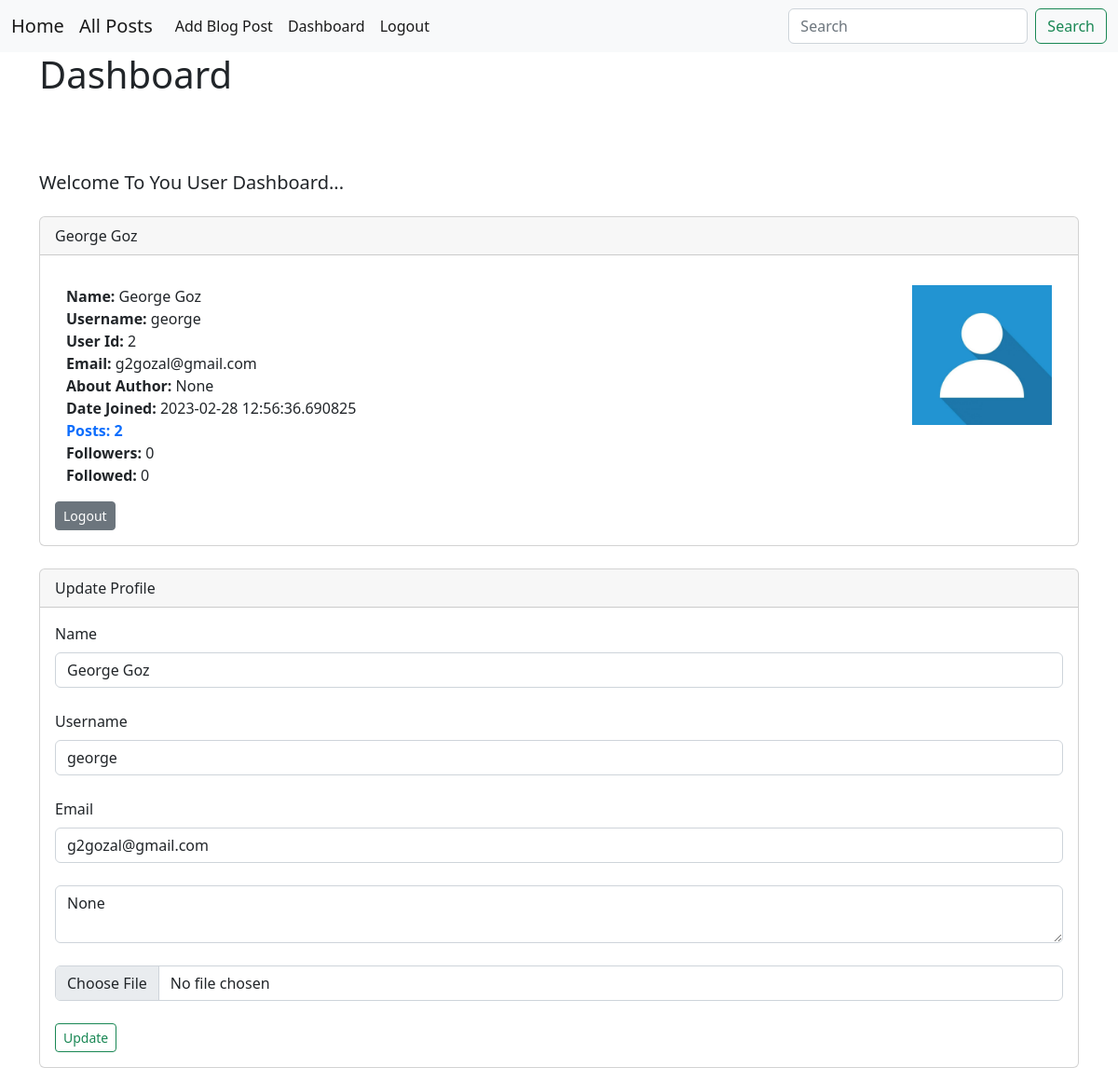
/dashboard (signed in), run on the app's committed database.
### app/views/auth/models.py (models this page shows, shortened)
class User(db.Model, UserMixin):
    __tablename__ = 'users'
    id = db.Column(db.Integer, primary_key=True)
    username = db.Column(db.String(20), nullable=False, unique=True)
    name = db.Column(db.String(100), nullable=False, index=True)
    email = db.Column(db.String(100), nullable=False, unique=True)
    about_author = db.Column(db.String(500), nullable=True)
    date_added = db.Column(db.DateTime, default=datetime.utcnow)
    profile_pic = db.Column(db.String(128), nullable=True)
    password_hash = db.Column(db.String(128))
    role = db.Column(db.String(100), default='user')
    posts = db.relationship('Posts', backref='poster')
    comments = db.relationship('Comments', backref='commenter')
    likes = db.relationship('Like', backref='user')
    """
        # start
        # followers = db.Table('followers',
        #     db.Column('follower_id', db.Integer, db.ForeignKey('users.id')),
        #     db.Column('followed_id', db.Integer, db.ForeignKey('users.id'))
        # )

        # followed = db.relationship(
        #     'User',
        #     secondary=followers,
        #     primaryjoin=(followers.c.follower_id == id),
        #     secondaryjoin=(followers.c.followed_id == id),
        #     backref=db.backref('followers', lazy='dynamic'), lazy='dynamic')

        # followed_posts = db.relationship(
        #     'Posts',
        #     secondary=followers,  # 'join(Posts,User).join(followers)',
        #     primaryjoin=(followers.c.follower_id == id),
        #     secondaryjoin=(Posts.poster_id == followers.c.followed_id),
        #     lazy='dynamic',
        #     viewonly=True)

        # def follow(self, user):
        #     if not self.is_following(user):
        #         self.followed.append(user)

        # def unfollow(self, user):
        #     if self.is_following(user):
        #         self.followed.remove(user)
        # works
        # def is_following(self, user):
        #     try:
        #         is_following = self.followed.filter_by(username=user.username).count() > 0
        #         is_following = self.followed.filter_by(followed_id=user.id).count() > 0
        #     except AttributeError:
        #         is_following = False
        #     return is_following
        # end
    """
    followed = db.relationship('Follow',
        foreign_keys=[Follow.follower_id],
        backref=db.backref('follower', lazy='joined'),
        lazy='dynamic',
        cascade='all, delete-orphan')
    followers = db.relationship('Follow',
        foreign_keys=[Follow.followed_id],
        backref=db.backref('followed', lazy='joined'),
        lazy='dynamic',
        cascade='all, delete-orphan')
    def follow(self, user):
        if not self.is_following(user):
            f = Follow(follower=self, followed=user)
            db.session.add(f)
    def unfollow(self, user):
        f = self.followed.filter_by(followed_id=user.id).first()
        if f:
            db.session.delete(f)
    def is_following(self, user):
        return self.followed.filter_by(
            followed_id=user.id).first() is not None

### app/views/auth/views.py (the view)
@auth.route('/dashboard', methods=['GET', 'POST'])
@login_required
def dashboard():
    form = UserForm()
    id = current_user.id
    user = User.query.get_or_404(id)
    if request.method == 'POST':
        user.name = request.form['name']
        user.email = request.form['email']
        user.username = request.form['username']
        user.about_author = request.form['about_author']
        if form.profile_pic.data:
            try:
                pic_filename = secure_filename(form.profile_pic.data.filename)
            except AttributeError:
                pic_filename = '_'.join(user.profile_pic.split('_')[1:])
            if not user.profile_pic or '_'.join(
                user.profile_pic.split('_')[1:]) != pic_filename:
                pic_name = str(uuid.uuid1()) + "_" + pic_filename
                form.profile_pic.data.save(f'app/static/uploads/{pic_name}')
                user.profile_pic = pic_name
        try:
            db.session.commit()
            flash('User Updated Successfully!', category='success')
            return render_template(
                'auth/dashboard.html',
                user=current_user,
                form=form
            )
        except Exception as e:
            flash(e)
            return render_template(
                'auth/dashboard.html',
                user=user,
                form=form
            )
    else:
        return render_template(
            'auth/dashboard.html',
            user=current_user,
            form=form
        )

### app/views/auth/forms.py (shortened to what this page needs)
class UserForm(FlaskForm):
    username = StringField('Username', [Length(min=2, max=30), DataRequired()])
    name = StringField('Name', [DataRequired()])
    email = EmailField('Email', [Email(), DataRequired()])
    password_hash = PasswordField('Password', [Length(min=6), DataRequired()])
    password_hash2 = PasswordField('Confirm Password', [EqualTo('password_hash', message='Passwords Must Match!'), DataRequired()])
    profile_pic = FileField('Profile Pic', [FileAllowed(['png', 'jpg', 'jpeg'])])
    submit = SubmitField('Create Account')

### app/views/posts/forms.py
class SearchForm(FlaskForm):
    searched = StringField('Searched', [DataRequired()])
    submit = SubmitField('Submit')

### app/__init__.py (called while the page is built)
def register_extensions(app):
    db.init_app(app)
    migrate.init_app(app, db)
    mail.init_app(app)
    ckeditor.init_app(app)
    @login_manager.user_loader
    def load_user(id_):
        return User.query.get(id_)
    login_manager.init_app(app)

### app/views/posts/views.py (called while the page is built)
@post_view.app_context_processor
def base():
    searchform = SearchForm()
    return dict(searchform=searchform)

### app/templates/auth/dashboard.html (shortened to what this page needs)
{% extends 'base.html' %}
{% block content %}
<h1>Dashboard</h1>
<br>
<br><br>
<h5 class="card-title">Welcome To You User Dashboard...</h5>
<br>
<div class="card">
    <div class="card-header">
        {{ current_user.name }}
    </div>
    <div class="card-body">
        <p class="card-text">
            <div class="container">
                <div class="row">
                    <div class="col-8">
                        <strong>Name: </strong>{{ current_user.name }}<br>
                        <strong>Username: </strong>{{ current_user.username }}<br>
                        <strong>User Id: </strong>{{ current_user.id }}<br>
                        <strong>Email: </strong>{{ current_user.email }}<br>
                        {% if current_user.about_author != "" or current_user.about_author != "None"|trim %}
                            <strong>About Author: </strong>{{ current_user.about_author}}<br>
                        {% endif %}
                        <strong>Date Joined: </strong>{{ current_user.date_added }}<br>
                        <strong><a href="{{url_for('followers.user_posts',username=user.username)}}">Posts: {{user.posts|length}}</a></strong><br>
                        <strong>Followers: </strong>{{ user.followers.count() }} <br>
                        <strong>Followed: </strong>{{ user.followed.count() }}
                    </div>
                    <div class="col-4">
                        {% if current_user.profile_pic %}
                            <img src="{{ url_for('static', filename='uploads/' + current_user.profile_pic)}}" alt="default_profile_pic" height="150" align="right">
                        {% else %}
                            <img src="{{url_for('static',filename='uploads/default-profile-picture.jpeg')}}" alt="default_profile_pic" height="150" align="right">
                        {% endif %}
                    </div>
                </div>
            </div>
        </p>
        <a href="{{url_for('auth.logout')}}" class="btn btn-secondary btn-sm">Logout</a>
    </div>
</div>
<br>
<div class="card">
    <div class="card-header">
        Update Profile
    </div>
    <div class="card-body">
        <form action="/dashboard" method="post" enctype="multipart/form-data">
            {{ form.name.label(class="form-label") }}
            {{ form.name(class="form-control", value=current_user.name) }}
            <br>
            {{ form.username.label(class="form-label") }}
            {{ form.username(class="form-control", value=current_user.username) }}
            <br>
            {{ form.email.label(class="form-label") }}
            {{ form.email(class="form-control", value=current_user.email) }}
            <br>
            <textarea class="form-control" name="about_author">
{{ current_user.about_author }}
            </textarea>
            <br>
            <input type="file" name="profile_pic" class="form-control" accept=".png, .jpg, .jpeg"/>
            <br>
            {{ form.submit(class="btn  btn-outline-success btn-sm",value='Update') }}
        </form>
    </div>
</div>
{% endblock %}

### app/templates/base.html (shortened to what this page needs)
<!DOCTYPE html>
<html lang="en">
<head>
    <link rel="stylesheet" href="{{url_for('static',filename='css/bootstrap.min.css')}}">
</head>
<body>
    {% include 'navbar.html' %}
    <div class="container">
        {% block content %}
        {% endblock %}
    </div>
</body>
</html>

### app/templates/navbar.html (shortened to what this page needs)
<nav class="navbar navbar-expand-lg navbar-light bg-light">
    <div class="container-fluid">
        {% if current_user.is_authenticated %}
            <a class="navbar-brand" href="{{url_for('followers.followed_posts')}}">Home</a>
            <a class="navbar-brand" href="{{url_for('post.list')}}">All Posts</a>
        {% else %}
            <a class="navbar-brand" href="{{url_for('post.list')}}">Home</a>
        {% endif %}
        <div class="collapse navbar-collapse" id="navbarSupportedContent">
            <ul class="navbar-nav me-auto mb-2 mb-lg-0">
                <li class="nav-item">
                    <a class="nav-link active" aria-current="page" href="{{url_for('post.add')}}">Add Blog Post</a>
                </li>
                {% if current_user.is_authenticated %}
                    <li class="nav-item">
                        <a class="nav-link active" aria-current="page" href="{{url_for('auth.dashboard')}}">Dashboard</a>
                    </li>
                    <li class="nav-item">
                        <a class="nav-link active" aria-current="page" href="{{url_for('auth.logout')}}">Logout</a>
                    </li>
                {% endif %}
            </ul>
            <form method="POST" action="{{url_for('post.search')}}" class="d-flex" role="search">
                <input class="form-control me-2" type="search" placeholder="Search" aria-label="Search" name="searched" value placeholder required>
                <button class="btn btn-outline-success" type="submit">Search</button>
            </form>
        </div>
    </div>
</nav>

### app/templates/auth/dashboard.html (style rules this page uses)
a { text-decoration: none; }

### data on the page
User: name "George Goz", username "george", id "2", email "g2gozal@gmail.com", about_author "None", date_added "2023-02-28 12:56:36.690825"

### other printed values
{{ user.posts|length }} "2"
{{ user.followers.count() }} "0"
{{ user.followed.count() }} "0"
